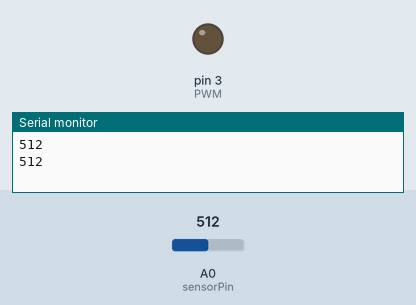
Recording of a sketch running on a simulated Arduino Uno, built with avr-gcc and run on an emulated ATmega328P. On the bench: output pins drawn as LEDs (lit = HIGH), the last lines printed to the serial monitor. The inputs (shaded band) are chosen by the test bench; at power-on: A0 (sensorPin) = 512.

Above: at 1.8 s.
1.9 s: A0 (sensorPin) set to 550
At 4.2 s:
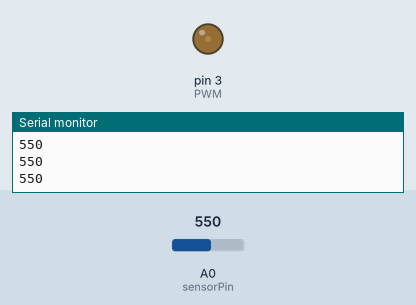
4.5 s: A0 (sensorPin) set to 716
At 6.5 s:
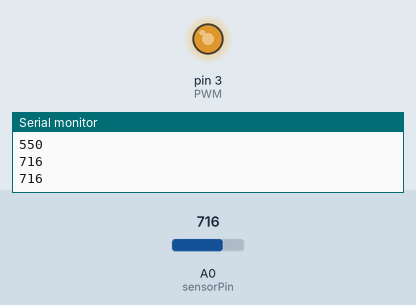
7.5 s: A0 (sensorPin) set to 810
At 10.0 s:
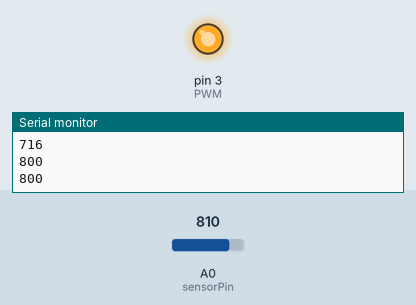
Timing chart, 0 to 11.5 s (numbered marks = the images above; inputs shaded):
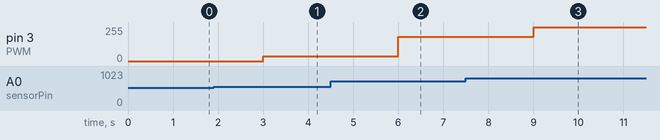

The sketch:

Velocidad-de-Ventilador-Controlada-por-Temperatura.ino
```cpp
int sensorPin = A0;
int PWM = 3;
int sensorVal;
int PWMVal;

void setup() {
  // put your setup code here, to run once:
  pinMode(sensorPin, INPUT);
  pinMode(PWM, OUTPUT);
  Serial.begin(9600);
}

void loop() {
  // put your main code here, to run repeatedly:
  sensorVal = analogRead(sensorPin);
  if (sensorVal > 800) {
    sensorVal = 800;
  }
  Serial.println(sensorVal);
  delay(1000);

  PWMVal = map(sensorVal, 540, 800, 26, 255);

  if(sensorVal < 540) {
    PWMVal = 0;
  }

  analogWrite(PWM, PWMVal);
}

//540 limite inferior. Se puede modificar
//800 limite superior. Se puede modificar
```

Measured:
- after the input at 1.9 s, pin 3 (PWM): 0/255 → 34/255 after 1.1 s
- after the input at 4.5 s, pin 3 (PWM): 34/255 → 181/255 after 1.5 s
- after the input at 7.5 s, pin 3 (PWM): 181/255 → 255/255 after 1.5 s
